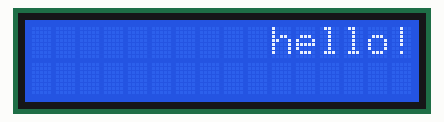
Bench run of a sketch on a simulated Arduino Uno, built with avr-gcc and run on an emulated ATmega328P. Parts: 16×2 character LCD.

Above: at 0.16 s.
At 0.76 s:
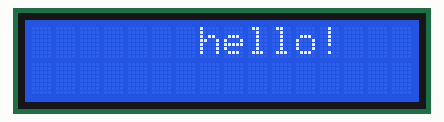
At 1.36 s:
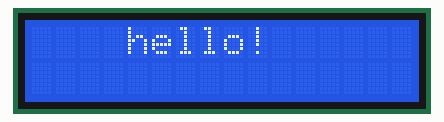
At 2.56 s:
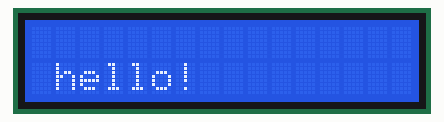
At 3.76 s:
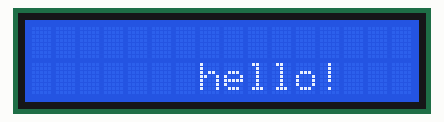
At 4.97 s:
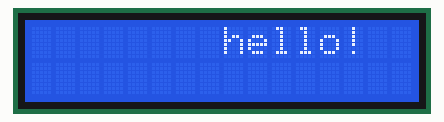

The sketch:

ch10_2b_rorate_LCD.ino
```cpp
#include <LiquidCrystal.h>
LiquidCrystal lcd(8,9,10,4,5,6,7);
void setup()
{
   lcd.begin(16,2);
}
void loop()
{
  lcd.setCursor(10,0);
  lcd.print("hello!");
  delay(200);
  for(int i=0;i<10;i++)
  {
    lcd.scrollDisplayLeft();
    delay(200);
  }

  lcd.clear();
  lcd.setCursor(0,1);
  lcd.print("hello!");
  delay(200);
  for(int i=0;i<10;i++)
  {
    lcd.scrollDisplayRight();
    delay(200);
  }

  lcd.clear();
}


////串列式LCD
//#include <Wire.h>
//#include <LiquidCrystal_I2C.h>
//LiquidCrystal_I2C lcd(0x27,16,2);
//void setup()
//{
//   lcd.begin();
//}
//void loop()
//{
//  lcd.setCursor(10,0);
//  lcd.print("hello!");
//  delay(200);
//  for(int i=0;i<10;i++)
//  {
//    lcd.scrollDisplayLeft();
//    delay(200);
//  }
//
//  lcd.clear();
//  lcd.setCursor(0,1);
//  lcd.print("hello!");
//  delay(200);
//  for(int i=0;i<10;i++)
//  {
//    lcd.scrollDisplayRight();
//    delay(200);
//  }
//
//  lcd.clear();
//}
```

Measured:
- by itself, everything shown: repeats every 4.4 s, in 22 steps
